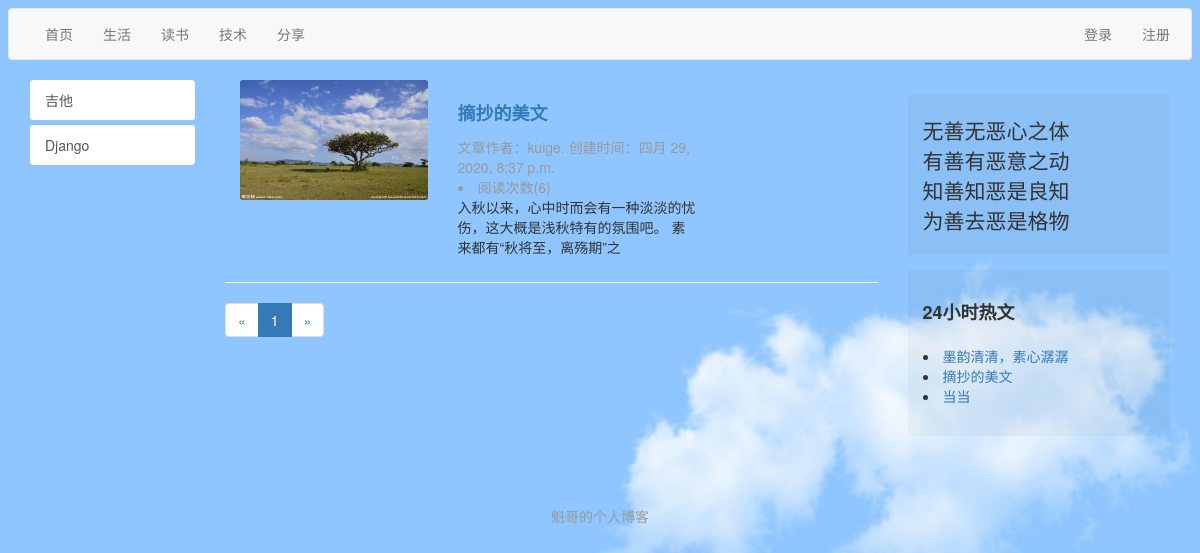
Page /live/type/2 on the committed database.
### live/models.py (models this page shows, shortened)
class LiveType(models.Model):
    type_name = models.CharField(max_length=50)

class Live(models.Model):
    title = models.CharField(max_length=50)
    live_type = models.ForeignKey(LiveType, on_delete=models.DO_NOTHING)
    content = RichTextUploadingField()
    author = models.ForeignKey(User, on_delete=models.DO_NOTHING)
    readed_num = models.IntegerField(default=0)
    click_nums = models.DateTimeField(auto_now_add=True)
    image = image = models.ImageField(upload_to="live/%Y/%m", verbose_name="首页图片")
    class Meta:
        ordering = ['-click_nums']

### live/views.py (the view)
# urls.py: path('type/<int:live_type_pk>', views.live_with_type, name="live_with_type"),
def live_with_type(request, live_type_pk):
    lives_all_list = Live.objects.all()
    paginator = Paginator(lives_all_list, 8)
    page_num = request.GET.get('page', 1)
    page_of_blogs = paginator.get_page(page_num)
    currentr_page_num = page_of_blogs.number
    page_range = list(range(max(currentr_page_num - 2, 1), currentr_page_num)) + \
                 list(range(currentr_page_num, min(currentr_page_num + 2, paginator.num_pages) + 1))
    if page_range[0] - 1 >= 2:
        page_range.insert(0, '...')
    if paginator.num_pages - page_range[-1] >= 2:
        page_range.append('...')
        page_range.insert(0, '...')
    if page_range[0] != 1:
        page_range.insert(0, 1)
    if page_range[-1] != paginator.num_pages:
        page_range.append(paginator.num_pages)
    context = {}
    live_type = get_object_or_404(LiveType, pk=live_type_pk)
    context['live_type'] = live_type
    context['page_of_blogs'] = page_of_blogs
    context['page_range'] = page_range
    context['lives'] = Live.objects.filter(live_type=live_type)
    context['hot_lives'] = Live.objects.order_by("readed_num")[0:3]
    context['live_types'] = LiveType.objects.all()
    return render(request, "live_with_type.html", context)

### templates/live_with_type.html (shortened to what this page needs)
{% extends 'index.html' %}

### templates/index.html (shortened to what this page needs)
{% extends 'base.html' %}
{% load static %}
{% block content %}
        <div class="col-sm-7">
           <div class="new-list">
               {% for live in lives %}
               <div class="new-list-item clearfix">
                <div class="col-sm-4">
                     <dt>
                            <a href="{% url 'live_detail' live.pk %}">
                     <img width="220" height="120" class="scrollLoading" img src="/media/{{ live.image }}
            "/>
                            </a>
                     </dt>
                        </div>
                  <div class="col-xs-5">
                      <h3><a href="{% url 'live_detail' live.pk %}"} class="title">{{ live.title}}</a></h3>
                       <div class="infor">
                          <span>文章作者：{{ live.author }}</span>.
                          <span>创建时间：{{ live.click_nums }}</span>
                           <li>阅读次数({{ live.readed_num }})</li>
                      </div>
                      <p>{{ live.content|truncatechars:50 }}</p>
                  </div>
               </div>
               {% endfor %}
           </div>
            <div>
                <ul class="pagination">
                                <li>
                                    {% if page_of_blogs.has_previous %}
                                    <a href="?page={{ page_of_blogs.previous_page_number }}" aria-label="Previous">
                                        <span aria-hidden="true">&laquo;</span>
                                    </a>
                                    {% else %}
                                    <span aria-hidden="true">&laquo;</span>
                                    {% endif %}
                                </li>
                                {% for page_num in page_range %}
                                {% if page_num == page_of_blogs.number %}
                                <li class="active"><span>{{ page_num }}</span></li>
                                {% else %}
                                {% if page_num == '...' %}
                                <li><span>{{ page_num }}</span></li>
                                {% else %}
                                <li><a href="?page={{ page_num }}">{{ page_num }}</a></li>
                                {% endif %}
                                {% endif %}
                                {% endfor %}
                                <li>
                                    {% if page_of_blogs.has_next %}
                                    <a href="?page={{ page_of_blogs.next_page_number }}" aria-label="Next">
                                        <span aria-hidden="true">&raquo;</span>
                                    </a>
                                    {% else %}
                                    <span aria-hidden="true">&raquo;</span>
                                    {% endif %}
                                </li>
                            </ul>
            </div>
        </div>
        <div class="col-sm-3">
           <div class="side-bar-card flag clearfix">
             <div class="col-xs-9">
               <div class="text-lg">无善无恶心之体</div>
                 <div class="text-lg">有善有恶意之动</div>
                 <div class="text-lg">知善知恶是良知</div>
                 <div class="text-lg">为善去恶是格物</div>
             </div>
           </div>
           <div class="side-bar-card">
             <div class="card-title">24小时热文</div>
             <div class="card-body">
               <div class="list">
                 <div class="item">
                     {% for live in hot_lives %}
                   <li><a href="{% url 'live_detail' live.pk %}   " class="title">{{ live.title}}</a></li>
                     {% endfor %}
                 </div>
               </div>
             </div>
           </div>
        </div>
{% endblock %}

### templates/base.html (shortened to what this page needs)
{% load static %}
<!DOCTYPE html>
<html lang="zh-cn">
<head>
    <link rel="stylesheet" href="{% static 'css/main.css'%}">
    <link rel="stylesheet" href="{% static 'bootstrap-3.3.7/css/bootstrap.min.css'%}">
</head>
<body class="background-image">
    <div class="navbar navbar-default">
        <div class="container">
        <ul class="nav navbar-nav">
            <li><a href="{% url 'home'%}">首页</a></li>
            {% for live_type in live_types %}
                <li><a href="{% url 'live_with_type' live_type.pk %}">{{ live_type.type_name }}</a></li>
            {% endfor %}
        </ul>
        <ul class="nav navbar-nav navbar-right">
            <li><a href="{% url 'login' %}?from={{ request.get_full_path }}">登录</a></li>
            <li><a href="{% url 'register' %}?from={{ request.get_full_path }}">注册</a></li>
        </ul>
    </div>
    </div>
    <div class="container">
        <div class="row">
        <div class="col-sm-2">
           <div class="list-group side-bar">
               <a href="http://www.guitarchina.com/" class="list-group-item">吉他</a>
               <a href="https://docs.djangoproject.com/en/3.0/" class="list-group-item">Django</a>
           </div>
        </div>
            {% block content %}
            {% endblock %}
    </div>
    </div>
    <div class="footer">
      魁哥的个人博客
    </div>
</body>
</html>

### static/css/main.css (style rules this page uses)
img { display: block; max-width: 100%; max-height: 20%; }
img, .side-bar .list-group-item, .side-bar-card { border-radius: 3px; }
.background-image { background-image: url(static/css/img/beijing_a.jpg); display: block; background-size: cover; }
.side-bar .list-group-item { border:0; border-radius: 3px; margin-bottom: 5px; }
.new-list-item { padding-top: 15px; padding-bottom: 15px; border-bottom: 1px solid #eee; }
.new-list-item:first-child { padding-top: 0px; }
.new-list-item .title { display: block; font-size: 18px; font-weight: bold; margin-bottom: 8px; line-height: 1.5; }
.new-list-item .infor { color: #999; }
.side-bar-card { background: rgba(0,0,0,.03); margin-top:15px; padding: 20px 0; }
.side-bar-card.flag { padding-top: 20px; padding-bottom: 20px; }
.side-bar-card .text-lg { font-size: 150%; }
.side-bar-card .card-title { font-size: 18px; font-weight: bold; padding-top: 0; padding-bottom: 0; }
.side-bar-card .card-title, .side-bar-card .card-body .list .item { padding: 10px 15px; }
.card-body .list .item .title { padding-bottom: 5px; }
.footer { margin-top:50px; padding: 20px 0; text-align: center; color: #999; }

### rows in the picture
LiveType: type_name "生活"
LiveType: type_name "读书"
LiveType: type_name "技术"
LiveType: type_name "分享"
Live: image (picture), title "摘抄的美文", author "kuige", click_nums "四月 29, 2020, 8:37 p.m.", readed_num "6", content "入秋以来，心中时而会有一种淡淡的忧伤，这大概是浅秋特有的氛围吧。 素来都有“秋将至，离殇期”之"
Live: title "墨韵清清，素心潺潺"
Live: title "当当"

### other values in the picture
{{ page_num }} "1"
